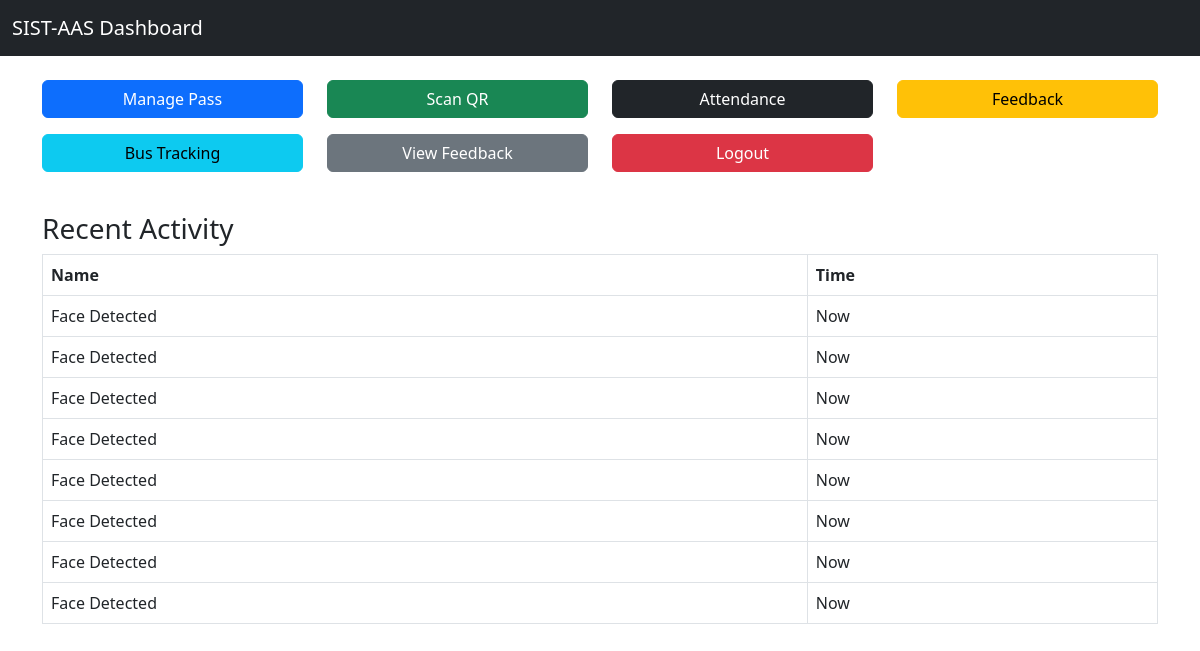
Page /dashboard (signed in) on the committed database.
### tables this page shows
CREATE TABLE logs (
            id INTEGER PRIMARY KEY AUTOINCREMENT,
            name TEXT,
            time TEXT
        );

### app.py (the view)
@app.route("/dashboard")
def dashboard():
    if "user" not in session:
        return redirect("/login")
    conn = sqlite3.connect("database.db")
    c = conn.cursor()
    c.execute("SELECT * FROM logs")
    logs = c.fetchall()
    conn.close()
    return render_template("dashboard.html", logs=logs)

### templates/dashboard.html (shortened to what this page needs)
<!DOCTYPE html>
<html>
<head>
    <link rel="stylesheet" href="https://cdn.jsdelivr.net/npm/bootstrap@5.3.0/dist/css/bootstrap.min.css">
</head>
<body>
<nav class="navbar navbar-dark bg-dark">
    <div class="container-fluid">
        <span class="navbar-brand">SIST-AAS Dashboard</span>
    </div>
</nav>
<div class="container mt-4">
    <div class="row">
        <div class="col-md-3">
            <a href="/manage_pass" class="btn btn-primary w-100 mb-3">Manage Pass</a>
        </div>
        <div class="col-md-3">
            <a href="/scan" class="btn btn-success w-100 mb-3">Scan QR</a>
        </div>
        <div class="col-md-3">
            <a href="/attendance"class="btn btn-dark w-100 mb-3">Attendance</a>
        </div>
        <div class="col-md-3">
            <a href="/feedback" class="btn btn-warning w-100 mb-3">Feedback</a>
        </div>
        <div class="col-md-3">
            <a href="/bus_tracking"class="btn btn-info w-100 mb-3">Bus Tracking</a>
        </div>
        <div class="col-md-3">
             <a href="/view_feedback" class="btn btn-secondary w-100 mb-3">View Feedback</a>
        </div>
        <div class="col-md-3">
            <a href="/logout" class="btn btn-danger w-100 mb-3">Logout</a>
        </div>
    </div>
    <h3 class="mt-4">Recent Activity</h3>
    <table class="table table-bordered">
        <tr>
            <th>Name</th>
            <th>Time</th>
        </tr>
        {% for log in logs %}
        <tr>
            <td>{{ log[1] }}</td>
            <td>{{ log[2] }}</td>
        </tr>
        {% endfor %}
    </table>
</div>
</body>
</html>

### rows in the picture
logs: name "Face Detected", time "Now"
logs: name "Face Detected", time "Now"
logs: name "Face Detected", time "Now"
logs: name "Face Detected", time "Now"
logs: name "Face Detected", time "Now"
logs: name "Face Detected", time "Now"
logs: name "Face Detected", time "Now"
logs: name "Face Detected", time "Now"
